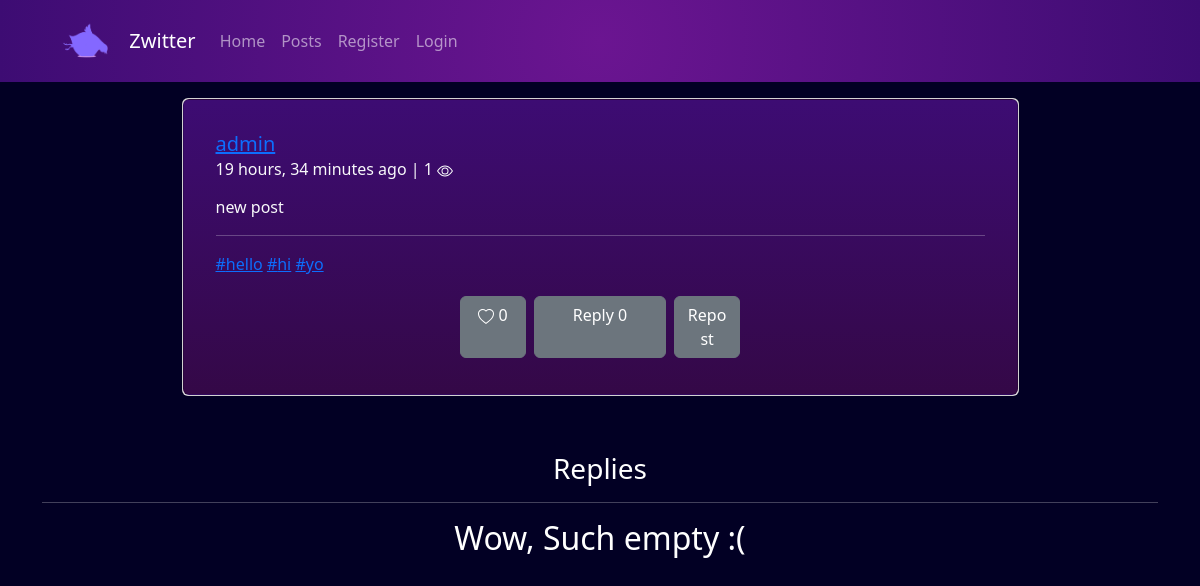
The page /posts/post-detail/71/ on the database its author committed.
### posts/models.py (models this page shows, shortened)
class Post(models.Model):
    TEXT = "TXT"
    IMAGE = "IMG"
    VIDEO = "VID"
    REPOST = "REP"
    POST_TYPE_CHOICES = [
        (TEXT, "Text"),
        (IMAGE, "Image"),
        (VIDEO, "Video"),
        (REPOST, "Repost"),
    ]
    user = models.ForeignKey(User, on_delete=models.CASCADE, related_name="posts")
    body = models.TextField(max_length=4000, null=True, blank=True)
    image = models.ImageField(null=True, blank=True)
    video = models.FileField(
        validators=[
            FileExtensionValidator(
                allowed_extensions=["MOV", "avi", "mp4", "webm", "mkv"]
            )
        ],
        null=True,
        blank=True,
    )
    post_type = models.CharField(max_length=3, choices=POST_TYPE_CHOICES, default=TEXT)
    created = models.DateTimeField(auto_now_add=True)
    updated = models.DateTimeField(auto_now=True)
    tags = models.ManyToManyField(Tag, related_name="posts", blank=True)
    root = models.ForeignKey(
        "self", on_delete=models.CASCADE, related_name="replies", blank=True, null=True
    )
    reposted_from = models.ForeignKey(
        "self", on_delete=models.CASCADE, related_name="reposts", null=True, blank=True
    )
    class Meta:
        ordering = ("-updated",)
    def is_liked(self, user):
        if not user.is_authenticated:
            return False
        return Like.objects.filter(post=self, user=user).exists()
    @property
    def views_count(self):
        return PostView.objects.filter(post=self).count()

class Tag(models.Model):
    title = models.CharField(max_length=255, unique=True)
    def __str__(self):
        return self.title
    def get_absolute_url(self):
        return reverse("posts:tag", args=[self.title])

### accounts/models.py (models this page shows, shortened)
class User(AbstractBaseUser):
    username = models.CharField(max_length=255, blank=True, null=True, unique=True)
    email = models.EmailField(unique=True)
    phone_number = models.CharField(max_length=11, blank=True, null=True, unique=True)
    is_active = models.BooleanField(default=True)
    is_superuser = models.BooleanField(default=False)
    is_admin = models.BooleanField(default=False)
    objects = UserManager()
    USERNAME_FIELD = "email"
    EMAIL_FIELD = "email"
    REQUIRED_FIELDS = []
    def __str__(self):
        if self.username:
            return self.username
        return self.email

### posts/views.py (the view)
# urls.py: path("post-detail/<int:pk>/", views.PostDetailView.as_view(), name="post_detail"),
class PostDetailView(View):
    def get(self, request, pk):
        post = get_object_or_404(Post, pk=pk)
        replies = post.replies.all()
        paginator = Paginator(object_list=replies, per_page=10, orphans=5)
        page_number = request.GET.get("page", 1)
        replies = paginator.get_page(page_number)
        paginator_range = replies.paginator.get_elided_page_range(page_number)
        add_view(request, post)
        for reply in replies:
            add_view(request, reply)
        return render(
            request,
            "posts/post_detail.html",
            {"post": post, "posts": replies, "paginator_range": paginator_range},
        )

### posts/templatetags/is_liked.py (called while the page is built)
def is_liked(post, user):
    return post.is_liked(user)

### posts/templatetags/like_count.py (called while the page is built)
def like_count(post):
    return post.likes.count()

### posts/templatetags/reply_count.py (called while the page is built)
def reply_count(post):
    return post.replies.count()

### utils.py (called while the page is built)
def get_client_ip(request):
    x_forwarded_for = request.META.get("HTTP_X_FORWARDED_FOR")
    if x_forwarded_for:
        ip = x_forwarded_for.split(",")[0]
    else:
        ip = request.META.get("REMOTE_ADDR")
    return ip

def add_view(request, post):
    ip = get_client_ip(request)
    PostView.objects.get_or_create(ip=ip, post=post)

### templates/posts/post_detail.html (shortened to what this page needs)
{% extends 'base.html' %}
{% load is_liked %}
{% load like_count %}
{% load reply_count %}
{% block body %}
<div class="card mx-auto m-2 col-lg-9 d-flex justify-content-center">
  <div class="card text-light p-3"
    style="background: linear-gradient(180deg, rgba(61,12,115,1) 0%, rgba(52,8,71,1) 100%)">
    <div class="card-body">
      <h5 class="card-title"><a href="{% url 'accounts:profile' post.user.pk %}">{{ post.user }}</a>
      </h5>
      <h6 class="card-subtitle mb-2 text-light">{{ post.updated|timesince }} ago | {{post.views_count}} </h6>
      {% if post.post_type == 'REP' %}
      {% if post.reposted_from.post_type != 'TXT' %}
      {% if post.reposted_from.post_type == 'IMG' %}
      <img class="card-img-top" src="{{ post.reposted_from.image.url }}" alt="Card image cap">
      {% elif post.reposted_from.post_type == 'VID' %}
      <video class="card-img-top" controls>
        <source src="{{ post.video.url }}" type="video/mp4">
      </video>
      {% endif %}
      <p class="card-text my-3">{{ post.reposted_from.body }}</p>
      {% endif %}
      {% else %}
      <p class="card-text my-3">{{ post.body }}</p>
      {% endif %}
      <hr>
      <p>{% for tag in post.tags.all %} <a href="{{ tag.get_absolute_url }}">#{{ tag }}</a> {% endfor %} </p>
      <div class="row d-flex justify-content-center">
        {% if not post|is_liked:user %}
        <a class="btn btn-secondary col-lg-1 m-1"
          href="{% url 'posts:like' post.pk %}?next={{ request.get_full_path }}">
           {{ post|like_count }}
        </a>
        {% endif %}
        <a class="btn btn-secondary col-lg-2 m-1" href="{% url 'posts:reply' post.pk %}">
          Reply {{ post|reply_count }}</a>
        {% if user == post.user %}
        <a class="btn btn-danger col-lg-1 m-1" href="{% url 'posts:delete_post' post.pk %}">Delete</a>
        {% else %}
        <a class="btn btn-secondary col-lg-1 m-1" href="{% url 'posts:repost' post.pk %}">Repost</a>
        {% endif %}
      </div>
    </div>
  </div>
</div>
<br><br>
<h3 class="text-center">Replies</h3>
<hr>
{% include 'inc/posts.html' %}
{% endblock %}

### rows shown on the page
Post: user "admin", updated "19 hours, 34 minutes", views_count "1", body "new post", id "0"
Tag: title "hello"
Tag: title "hi"
Tag: title "yo"
